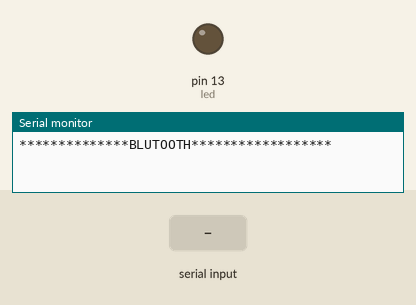
Recording of a sketch running on a simulated Arduino Uno, built with avr-gcc and run on an emulated ATmega328P. On the bench: output pins drawn as LEDs (lit = HIGH), the last lines printed to the serial monitor. The test bench sets the inputs (shaded band).

Above: at 1.2 s.
1.3 s: "2" received over Serial
At 2.1 s:
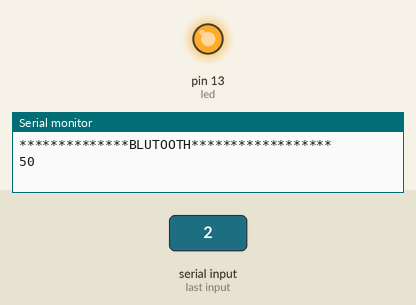
2.8 s: "1" received over Serial
At 3.2 s:
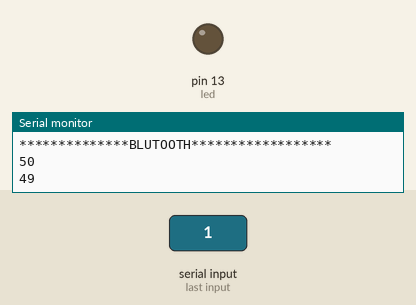
Timing chart, 0 to 5.8 s (numbered marks = the images above; inputs shaded):
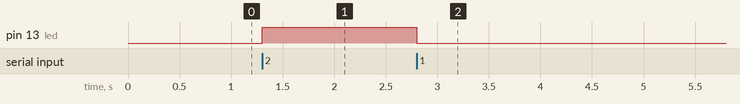

The sketch:

class11.ino
```cpp
int val;
int led=13;
void setup()
{
  Serial.begin(9600);
  Serial.println("**************BLUTOOTH******************");
  pinMode(led,OUTPUT);
}
void loop()
{
  if(Serial.available())
{
  val=Serial.read();
  Serial.println(val);
  if(val==50)
  digitalWrite(led,HIGH);

  else if(val==49)
  digitalWrite(led,LOW);
}
}
```

Measured:
- after the input at 1.3 s, pin 13 (led): LOW → HIGH at once
- after the input at 2.8 s, pin 13 (led): HIGH → LOW at once
